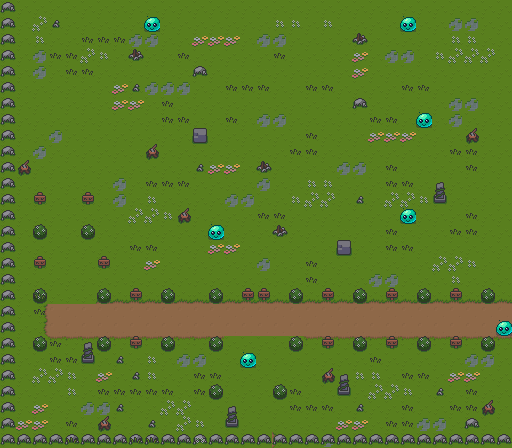

Below is a game level as drawn by its tile map, then a one-line description and the .tmx that defines it (tile-layer data replaced by summaries):
An orthogonal 32x28 tile map with 16x16 px tiles, 7 tile layers (ground, cant_pass, objects, buildings, ...), 2 tilesets.

<map version="1.10" tiledversion="1.11.2" orientation="orthogonal" renderorder="right-down" width="32" height="28" tilewidth="16" tileheight="16" infinite="0" nextlayerid="11" nextobjectid="1">
 <tileset firstgid="1" source="Overworld_Tileset.tsx" />
 <tileset firstgid="235" source="slime_blue.tsx" />
 <layer id="3" name="ground" width="32" height="28">
  <data>[896 cells, 896 non-empty, 7 distinct tile ids]</data>
 </layer>
 <layer id="4" name="cant_pass" width="32" height="28">
  <data>[896 cells, 92 non-empty, 5 distinct tile ids]</data>
 </layer>
 <layer id="6" name="objects" width="32" height="28">
  <data>[896 cells, 186 non-empty, 11 distinct tile ids]</data>
 </layer>
 <layer id="5" name="buildings" width="32" height="28">
  <data>[896 cells, 0 non-empty, 0 distinct tile ids]</data>
 </layer>
 <layer id="8" name="slime" width="32" height="28">
  <data>[896 cells, 7 non-empty, 1 distinct tile ids]</data>
 </layer>
 <layer id="9" name="life_powerUp" width="32" height="28">
  <data>[896 cells, 0 non-empty, 0 distinct tile ids]</data>
 </layer>
 <layer id="10" name="shield_powerUp" width="32" height="28">
  <data>[896 cells, 0 non-empty, 0 distinct tile ids]</data>
 </layer>
</map>
